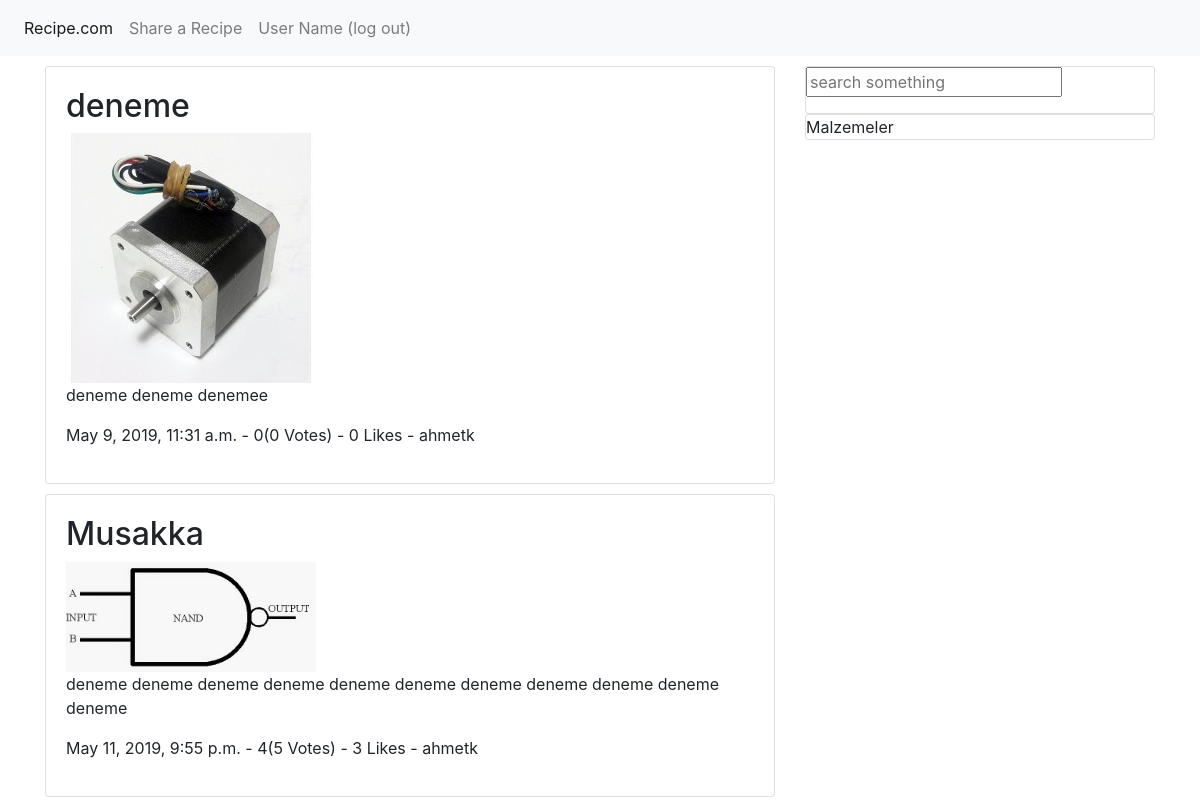
The page / on the database its author committed.
### recipe/models.py (models this page shows, shortened)
class Recipe(models.Model):
    recipe_user = models.ForeignKey(
        settings.AUTH_USER_MODEL,
        null=True,
        on_delete=models.CASCADE,
    )
    recipe_stage = models.CharField(
        max_length=30,
        choices=RECIPE_STAGE_CHOICES,
    )
    recipe_image = models.ImageField(blank=True, null=True)
    recipe_name = models.CharField(max_length=30)
    recipe_ingredients = MultiSelectField(choices=RECIPE_INGREDIENTS_CHOICE, blank=True)
    recipe_content = models.CharField(max_length=255)
    recipe_vote = models.CharField(
        max_length=30,
        choices=RECIPE_VOTE_CHOICES,
        default='0',
    )
    recipe_vote_count = models.CharField(max_length=30, default='0')
    recipe_like = models.CharField(max_length=30, default='0')
    created_date = models.DateTimeField(default=timezone.now)

### recipe/views.py (the view)
# urls.py: path('', recipe_views.index, name='index'),
def index(request):
    recipes = Recipe.objects.all()
    return render(request, 'index.html', {
        'title': 'Home',
        'recipes': recipes,
    })

### templates/index.html (shortened to what this page needs)
{% extends "base.html" %}
{% block content %}
<div class="content">
  <div class="row">
    <div class="col-md-8">
      {% for recipe in recipes %}
        <div class="card recipe">
          <h2>{{ recipe.recipe_name }}</h2>
          <img src="media/{{ recipe.recipe_image }}">
          <p>{{ recipe.recipe_content }}<p>
            <span>{{ recipe.created_date }} - </span>
            <span>{{ recipe.recipe_vote }}({{ recipe.recipe_vote_count }} Votes) - </span>
            <span>{{ recipe.recipe_like }} Likes - </span>
            <span>{{ recipe.recipe_user }}</span>
        </div>
      {% endfor %}
    </div>
    <div class="col-md-4">
      <div class="card">
        <form action="" method="POST">
          <input type="text" name="search" placeholder="search something">
        </form>
      </div>
      <div class="card">
        Malzemeler
      </div>
    </div>
  </div>
</div>
{% endblock %}

### static/layout/styles/base.css (style rules this page uses)
.content { margin-top: 10px; }
.recipe img { width: 250px; height: auto; }
.recipe { margin-bottom: 10px; padding: 20px; }

### rows shown on the page
Recipe: recipe_name "deneme", recipe_image (picture), recipe_content "deneme deneme denemee", created_date "May 9, 2019, 11:31 a.m.", recipe_vote "0", recipe_vote_count "0", recipe_like "0", recipe_user "ahmetk"
Recipe: recipe_name "Musakka", recipe_image (picture), recipe_content "deneme deneme deneme deneme deneme deneme deneme deneme deneme deneme deneme", created_date "May 11, 2019, 9:55 p.m.", recipe_vote "4", recipe_vote_count "5", recipe_like "3", recipe_user "ahmetk"
